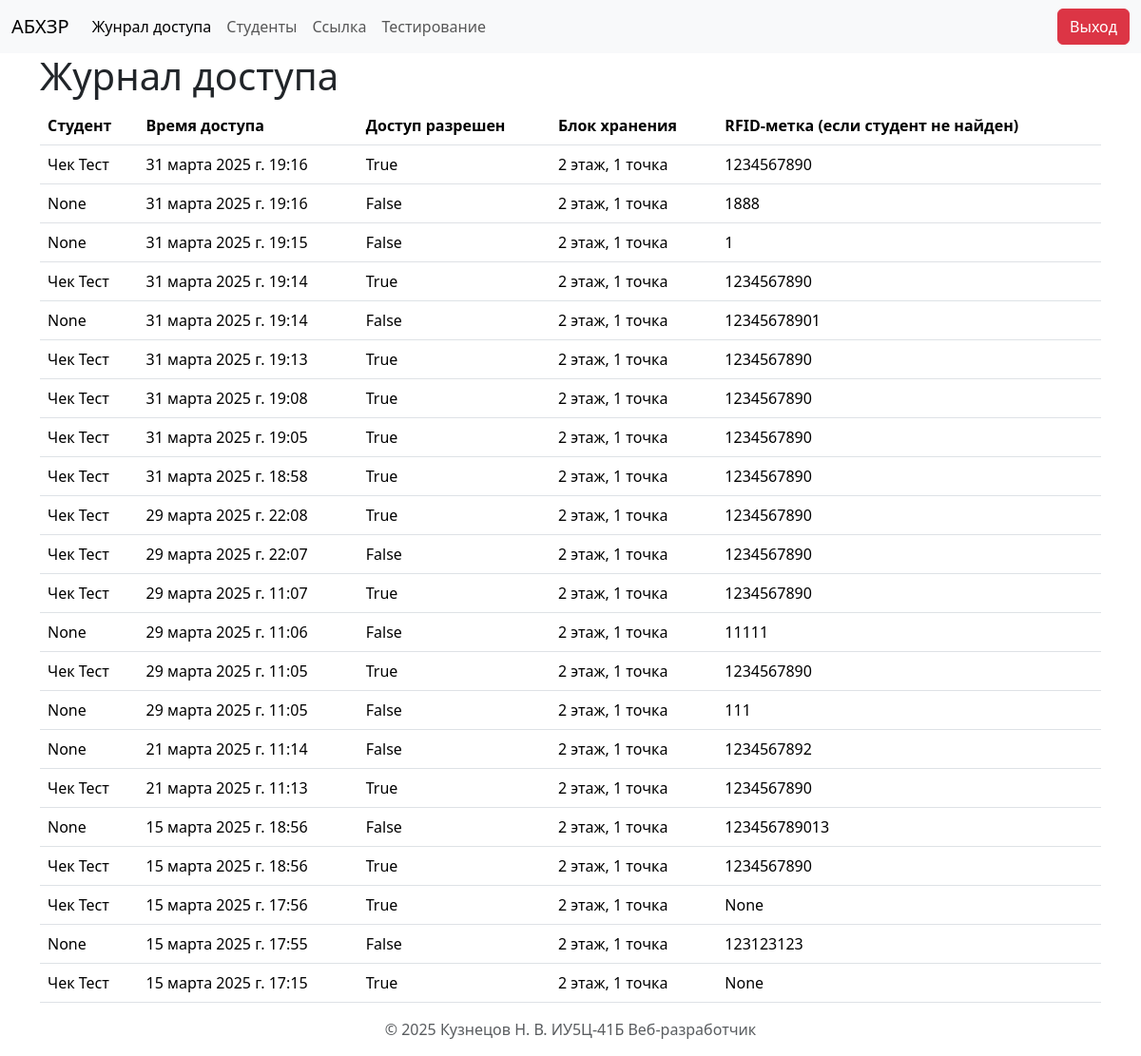
Before: /access_log/ (signed in) with the older database file.
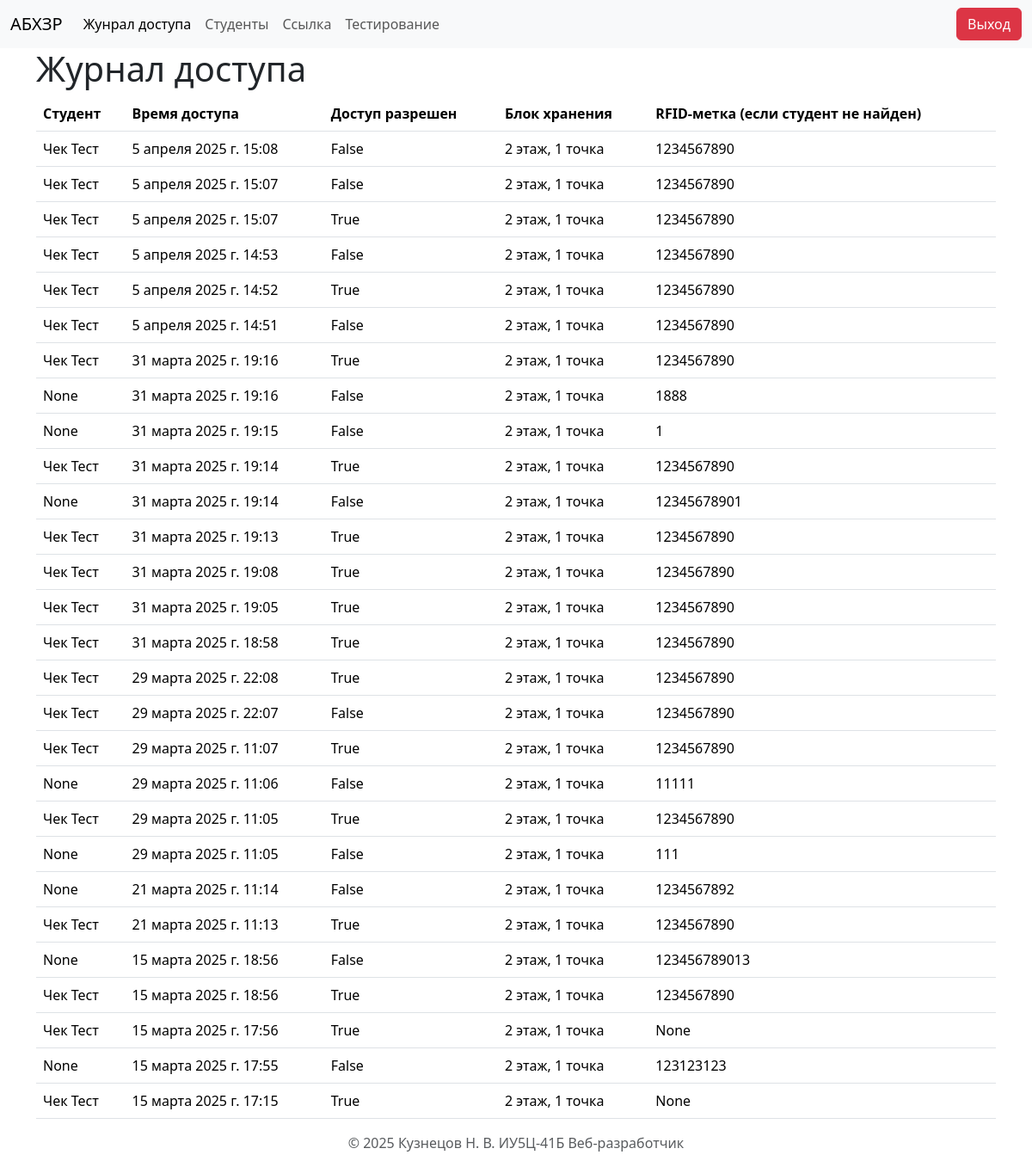
After: the same page with the newer database file.
### storage/models.py (models this page shows, shortened)
class AccessLog(models.Model):
    student = models.ForeignKey(Student, on_delete=models.CASCADE, blank=True, null=True, related_name='access_logs')
    access_time = models.DateTimeField()
    is_access_granted = models.BooleanField(default=False)
    storage_unit = models.ForeignKey(StorageUnit, on_delete=models.CASCADE)
    slot = models.ForeignKey(StorageSlot, on_delete=models.SET_NULL, blank=True, null=True)
    radioclass = models.ForeignKey(RadioClass, on_delete=models.SET_NULL, blank=True, null=True)
    rfid_tag_attempted = models.CharField(max_length=255, blank=True, null=True)

class Student(models.Model):
    group = models.ForeignKey(Group, on_delete=models.SET_NULL, blank=True, null=True, related_name='students')
    rfid_tag = models.CharField(max_length=255, unique=True)
    first_name = models.CharField(max_length=255)
    last_name = models.CharField(max_length=255)
    access = models.BooleanField(default=False)
    def __str__(self):
        return f"{self.last_name} {self.first_name}"

class StorageUnit(models.Model):
    location_name = models.CharField(max_length=255)
    def __str__(self):
        return self.location_name

### storage/views.py (the view)
# urls.py: path('access_log/', views.access_log_view, name='access_log'),
@login_required
def access_log_view(request):
    access_logs = AccessLog.objects.all().order_by('-access_time')  # Получаем все записи из AccessLog и сортируем по времени в обратном порядке
    data = {
        'access_logs': access_logs,
        'activate_page': 'access_logs',
        }
    return render(request, 'pages/access_log.html', data)

### storage/templates/pages/access_log.html (shortened to what this page needs)
{% extends "layout.html" %}
{% block content %}
<h1>Журнал доступа</h1>
<table class="table">
    <thead>
        <tr>
            <th class="col">Студент</th>
            <th class="col">Время доступа</th>
            <th class="col">Доступ разрешен</th>
            <th class="col">Блок хранения</th>
            <th class="col">RFID-метка (если студент не найден)</th>
        </tr>
    </thead>
    <tbody>
        {% for log in access_logs %}
        <tr>
            <td scope="row">{{ log.student }}</td>
            <td scope="row">{{ log.access_time }}</td>
            <td scope="row">{{ log.is_access_granted }}</td>
            <td scope="row">{{ log.storage_unit }}</td>
            <td scope="row">{{ log.rfid_tag_attempted }}</td>
        </tr>
        {% endfor %}
    </tbody>
</table>
{% endblock content %}

### storage/templates/layout.html (shortened to what this page needs)
{% load static %}
<!DOCTYPE html>
<html>
<head>
	<link href="https://cdn.jsdelivr.net/npm/bootstrap@5.3.3/dist/css/bootstrap.min.css" rel="stylesheet">
</head>
<body>
    <header>
        {% block header %}
            {% include "includes/header.html" %}
        {% endblock header %}
    </header>
    <main>
        <div class="container">
            {% block content %}{% endblock content %}
        </div>
    </main>
    <footer>
        {% block footer %}
            {% include "includes/footer.html" %}
        {% endblock footer %}
    </footer>
</body>
</html>

### storage/templates/includes/header.html (shortened to what this page needs)
<nav class="navbar navbar-expand-lg bg-body-tertiary">
    <div class="container-fluid">
        <a class="navbar-brand" href="#">АБХЗР</a>
        <div class="collapse navbar-collapse" id="navbarSupportedContent">
            <ul class="navbar-nav me-auto mb-2 mb-lg-0">
            <li class="nav-item">
                <a class="nav-link {% if activate_page == 'access_logs' %}active{% endif %}" href="{% url 'access_log' %}">Жунрал доступа</a>
            <li class="nav-item">
                <a class="nav-link {% if activate_page == 'students' %}active{% endif %}" href="{% url 'students' %}">Студенты</a>
            </li>
            <li class="nav-item">
                <a class="nav-link" href="#">Ссылка</a>
            </li>
            <li class="nav-item">
                <a class="nav-link" href="{% url 'home' %}">Тестирование</a>
            </li>
            </ul>
            <a class="btn btn-danger" href="{% url 'logout' %}">Выход</a>
        </div>
    </div>
</nav>

### storage/templates/includes/footer.html
<div class="container-fluid sticky-bottom">
    <div class="row">
        <div class="col text-muted text-center">
            <p>© 2025 Кузнецов Н. В. ИУ5Ц-41Б Веб-разработчик</p>
        </div>
    </div>
</div>

Changed rows visible on the page:
added AccessLog: student "Чек Тест", access_time "5 апреля 2025 г. 15:08", is_access_granted "False", storage_unit "2 этаж, 1 точка", rfid_tag_attempted "1234567890"
added AccessLog: student "Чек Тест", access_time "5 апреля 2025 г. 15:07", is_access_granted "False", storage_unit "2 этаж, 1 точка", rfid_tag_attempted "1234567890"
added AccessLog: student "Чек Тест", access_time "5 апреля 2025 г. 15:07", is_access_granted "True", storage_unit "2 этаж, 1 точка", rfid_tag_attempted "1234567890"
added AccessLog: student "Чек Тест", access_time "5 апреля 2025 г. 14:53", is_access_granted "False", storage_unit "2 этаж, 1 точка", rfid_tag_attempted "1234567890"
added AccessLog: student "Чек Тест", access_time "5 апреля 2025 г. 14:52", is_access_granted "True", storage_unit "2 этаж, 1 точка", rfid_tag_attempted "1234567890"
added AccessLog: student "Чек Тест", access_time "5 апреля 2025 г. 14:51", is_access_granted "False", storage_unit "2 этаж, 1 точка", rfid_tag_attempted "1234567890"
